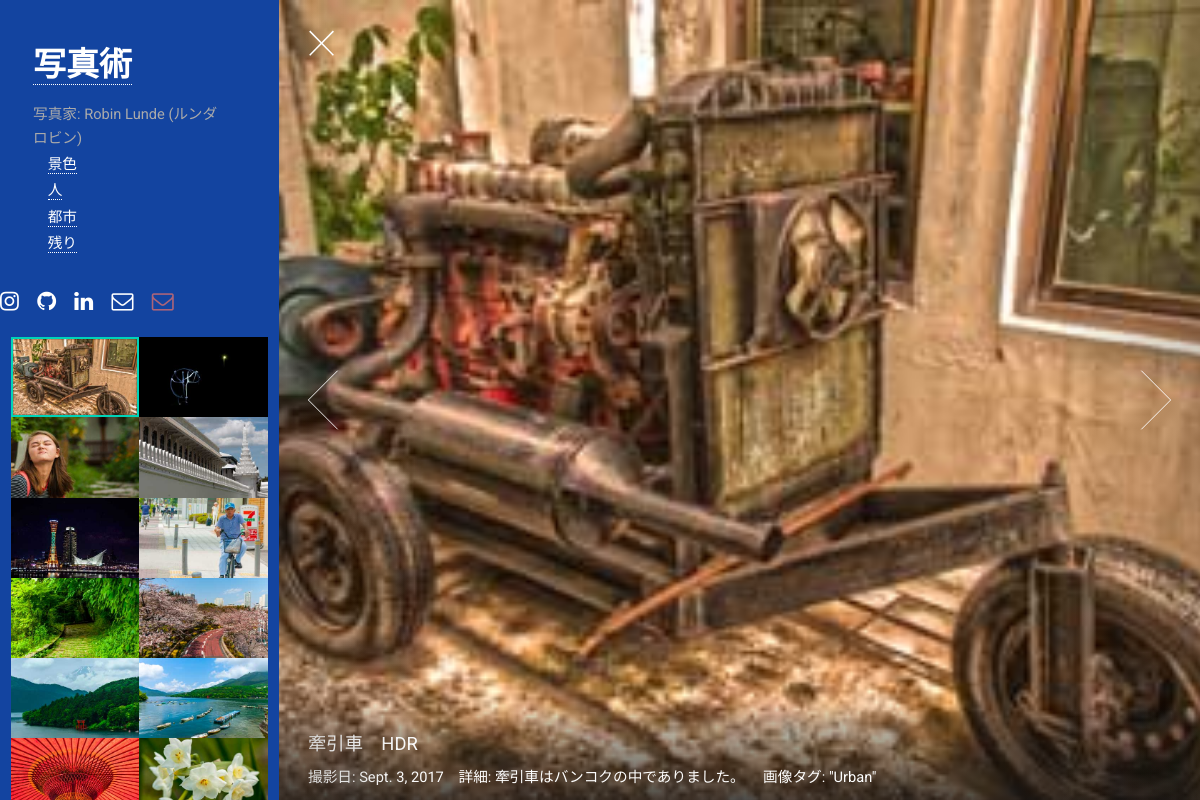
/images/preview/jp, run on the app's committed database.
### images/models.py (models this page shows, shortened)
class Image(models.Model):
	id = models.AutoField(primary_key=True)
	date = models.DateField(help_text="Select date taken")
	name_no = models.CharField(max_length=30)
	comment_no = models.TextField()
	name_en = models.CharField(max_length=30)
	comment_en = models.TextField()
	name_jp = models.CharField(max_length=30)
	comment_jp = models.TextField()
	tags = models.ManyToManyField(Tag, help_text="Select tag for this picture")
	class Meta:
		ordering = ['id']

class Tag(models.Model):
	TAG_OPTS = (
		('pr', 'Preview'),
		('na', 'Nature'),
		('pe', 'People'),
		('ur', 'Urban'),
		('ot', 'Other'),
		)
	tag = models.CharField(max_length=2, choices=TAG_OPTS)

### images/views.py (the view)
# urls.py: url(r'^(?P<cat>[A-Za-z]{3,})/$', views.selection, name='selection'),
def selection(request, cat='', lang=''):
	err=''
	cat_short = {
		'': lambda x: 'pr',
		'preview': lambda x: 'pr',
		'nature': lambda x: 'na',
		'people': lambda x: 'pe',
		'urban': lambda x: 'ur',
		'other': lambda x: 'ot'
	}[cat](lambda x: '')
	if not (cat_short=='pr' or cat_short=='pe' or cat_short=='na' or cat_short=='ur' or cat_short=='ot'):
		err+='Category ' + cat + ' does not exists! Showing default!\n'
		cat_short='pr'
	if lang=='':
		lang='en'
	elif not (lang=='en' or lang=='no' or lang=='jp'):
		lang='en'
		err+='Language does not exists! Showing default!\n'
	tags = Tag.objects.filter(tag=cat_short)
	photo_list = get_list_or_404(Image, tags__in=tags)
	context = {	'photo_list': photo_list, 'err': err, 'cat': cat }
	page = 'images/index_' + lang + '.html'
	return render(request, page, context)

### images/templates/images/index_jp.html (shortened to what this page needs)
<!DOCTYPE HTML>
{% load static %}
{% static "/images" as baseUrl %}
<html lang="jp">
	<head>
		<link rel="stylesheet" href="{{ baseUrl }}/assets/css/main.css" />
		<link rel="stylesheet" href="{{ baseUrl }}/assets/css/rob.css" />
	</head>
	<body class="is-loading-0 is-loading-1 is-loading-2">
			<div id="main" style="background: #1344a0;">
					<header id="header">
						<h1 style="color: white;"> <a href="{% url 'images:index' lang='jp' %}">写真術</a></h1>
						<div>写真家: Robin Lunde (ルンダ　ロビン)
							<div class="myMenu" ;>
								<ul>
									<a href="{% url 'images:selection' cat='nature' lang='jp' %}">景色</a>
								</ul>
								<ul>
									<a href="{% url 'images:selection' cat='people' lang='jp' %}">人</a>
								</ul>
								<ul>
									<a href="{% url 'images:selection' cat='urban' lang='jp' %}">都市</a>
								</ul>
								<ul>
									<a href="{% url 'images:selection' cat='other' lang='jp' %}">残り</a>
								</ul>
							</div>
						</div>
					</header>
					<ul class="icons" style="color: white;">
							<li><a href="https://www.instagram.com/robinlunde/" target="_blank" class="icon fa-instagram"><span class="label">Instagram</span></a></li>
							<li><a href="https://github.com/Robiq" target="_blank" class="icon fa-github"><span class="label">Github</span></a></li>
							<li><a href="https://www.linkedin.com/in/robinlunde/" target="_blank" class="icon fa-linkedin"><span class="label">Email</span></a></li>
							<li><a href="mailto:robin@wub.no" class="icon fa-envelope-o"><span class="label">Mail Private</span></a></li>
							<li style="color: #FF7664;	opacity: 0.65;"><a href="mailto:robin@keio.jp" class="icon fa-envelope-o"><span class="label">Mail work</span></a></li>
						</ul>
					<section id="thumbnails">
						{% if photo_list %}
							{% for image in photo_list %}
								<article >
									<a class="thumbnail" href="{{ baseUrl }}/images/fulls/{{ image.id }}.jpg" data-position="center"><img src="{{ baseUrl }}/images/thumbs/{{ image.id }}.jpg" alt="" /></a>
									<div>
										<h2 style="color: white;">  {{ image.name_jp }}</h2>
										<div style="color: white;">
											  撮影日: {{ image.date }}&emsp;詳細: {{ image.comment_jp }}&emsp; 画像タグ:
								        	{% for tag in image.tags.all %}
								        		 {% ifnotequal tag.get_tag_display "Preview" %}
								        		 "{{ tag.get_tag_display }}"
								        		 {% endifnotequal %}
								        	{% endfor %}
								    </div>
							    </div>
								</article>
							{% endfor %}
							{% else %}
							    <p>写真が見つかりません.</p>
							{% endif %}
					</section>
			</div>
	</body>
</html>

### images/static/images/assets/css/main.css (style rules this page uses)
html, body, div, span, applet, object, iframe, h1, h2, h3, h4, h5, h6, p, blockquote, pre, a, abbr, acronym, address, big, cite, code, del, dfn, em, img, ins, kbd, q, s, samp, small, strike, strong, sub, sup, tt, var, b, u, i, center, dl, dt, dd, ol, ul, li, fieldset, form, label, legend, table, caption, tbody, tfoot, thead, tr, th, td, article, aside, canvas, details, embed, figure, figcaption, footer, header, hgroup, menu, nav, output, ruby, section, summary, time, mark, audio, video { margin: 0; padding: 0; border: 0; font-size: 100%; font: inherit; vertical-align: baseline; }
article, aside, details, figcaption, figure, footer, header, hgroup, menu, nav, section { display: block; }
body { line-height: 1; }
ol, ul { list-style: none; }
body { -webkit-text-size-adjust: none; }
*, *:before, *:after { -moz-box-sizing: border-box; -webkit-box-sizing: border-box; box-sizing: border-box; }
html, body { background-color: #101010; overflow: hidden; }
html { font-size: 16pt; }
@media screen and (max-width: 1680px) { html { font-size: 12pt; } }
@media screen and (max-width: 1280px) { html { font-size: 11pt; } }
body { background-color: #fff; color: #aaa; }
body, input, select, textarea { font-family: "Roboto", Helvetica, sans-serif; font-weight: 400; line-height: 1.65; font-size: 1em; color: #aaa; }
a { -moz-transition: color 0.25s ease, border-bottom-color 0.25s ease; -webkit-transition: color 0.25s ease, border-bottom-color 0.25s ease; -ms-transition: color 0.25s ease, border-bottom-color 0.25s ease; transition: color 0.25s ease, border-bottom-color 0.25s ease; border-bottom: dotted 1px; color: inherit; text-decoration: none; }
h1, h2, h3, h4, h5, h6 { font-weight: 400; line-height: 1.25; margin: 0 0 0.5em 0; color: #555; }
h1 a, h2 a, h3 a, h4 a, h5 a, h6 a { color: inherit; text-decoration: none; }
h2 { font-size: 1.25em; }
.icon { text-decoration: none; border-bottom: none; position: relative; }
.icon:before { -moz-osx-font-smoothing: grayscale; -webkit-font-smoothing: antialiased; font-family: FontAwesome; font-style: normal; font-weight: normal; text-transform: none !important; }
ul { list-style: disc; margin: 0 0 1.25em 0; padding-left: 1em; }
ul li { padding-left: 0.5em; }
ul.icons { cursor: default; list-style: none; padding-left: 0; }
ul.icons li { display: inline-block; padding: 0 1em 0 0; }
ul.icons li:last-child { padding-right: 0; }
ul.icons li .icon:before { font-size: 1.5rem; }
#main { -moz-transition: opacity 0.75s ease, right 0.75s ease, left 0.75s ease, visibility 0.75s; -webkit-transition: opacity 0.75s ease, right 0.75s ease, left 0.75s ease, visibility 0.75s; -ms-transition: opacity 0.75s ease, right 0.75s ease, left 0.75s ease, visibility 0.75s; transition: opacity 0.75s ease, right 0.75s ease, left 0.75s ease, visibility 0.75s; -webkit-overflow-scrolling: touch; position: fixed; top: 0; width: 22.5em; height: 100%; background: #fff; outline: 0; overflow-x: hidden; overflow-y: auto; text-align: left; visibility: visible; z-index: 10000; left: 0; }
@media screen and (max-width: 1280px) { #main { width: 19em; } }
#header { padding: 3em 2.25em 1.75em 2.25em ; }
#header h1 { font-size: 2.25em; font-weight: 700; }
#thumbnails { display: -moz-flex; display: -webkit-flex; display: -ms-flex; display: flex; -moz-flex-wrap: wrap; -webkit-flex-wrap: wrap; -ms-flex-wrap: wrap; flex-wrap: wrap; padding: 0 0.75em; }
#thumbnails article { position: relative; width: 50%; background: #101010; outline: 0; }
#thumbnails article .thumbnail { -webkit-tap-highlight-color: transparent; display: block; position: relative; border: 0; outline: 0; }
#thumbnails article .thumbnail img { display: block; width: 100%; }
#thumbnails article .thumbnail:before { -moz-pointer-events: none; -webkit-pointer-events: none; -ms-pointer-events: none; pointer-events: none; -moz-transition: opacity 0.25s ease; -webkit-transition: opacity 0.25s ease; -ms-transition: opacity 0.25s ease; transition: opacity 0.25s ease; content: ''; position: absolute; left: 0; top: 0; width: 100%; height: 100%; box-shadow: inset 0 0 0 2px #00D3B7, inset 0 0 0px 3px rgba(0, 0, 0, 0.15); opacity: 0; z-index: 1; }
#thumbnails article.active .thumbnail:before { opacity: 1; }
#viewer .slide .caption h2, #viewer .slide .caption h3, #viewer .slide .caption h4, #viewer .slide .caption h5, #viewer .slide .caption h6 { color: #fff; }

### images/static/images/assets/css/rob.css (style rules this page uses)
.myMenu ul { margin: 2px 0; color: white; }

### data on the page
Image: shows a picture, name_jp "牽引車 HDR", date "Sept. 3, 2017", comment_jp "牽引車はバンコクの中でありました。"
Tag: tag "Urban"
Image: shows a picture
Image: shows a picture
Image: shows a picture
Image: shows a picture
Image: shows a picture
Image: shows a picture
Image: shows a picture
Image: shows a picture
Image: shows a picture
Image: shows a picture
Image: shows a picture
